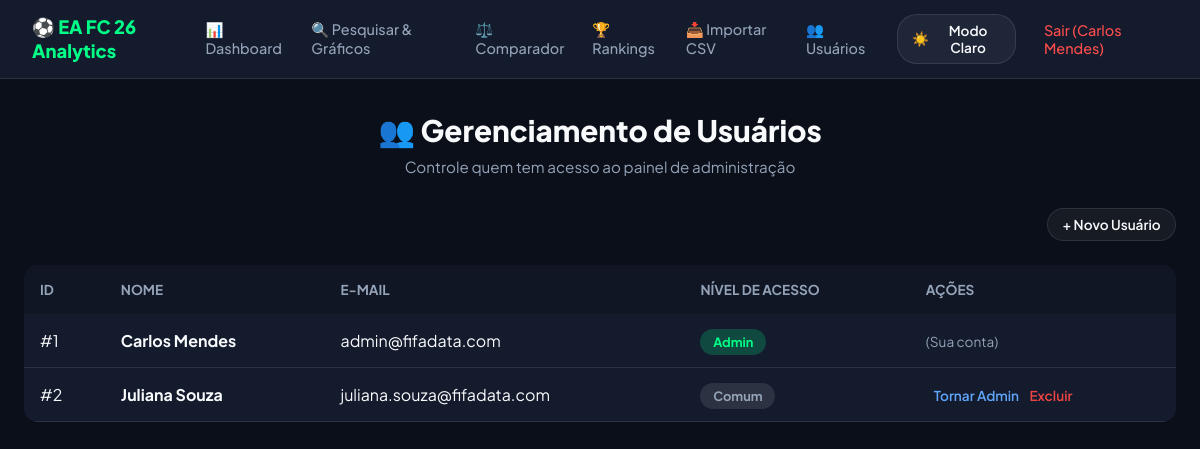
Screenshot of /sitefifa/usuarios.php (signed in) with the database file from the repository.
### tables this page shows
CREATE TABLE `usuario` (
  `id_usuario` int(11) NOT NULL,
  `tipo_usuario` varchar(20) NOT NULL,
  `senha` varchar(255) NOT NULL,
  `email` varchar(150) NOT NULL,
  `nome` varchar(100) NOT NULL
);

### sitefifa/usuarios.php (the view, shortened to what this page needs)
<?php
require_once "conexao.php";
$resultado = $conn->query("SELECT id_usuario, nome, email, tipo_usuario FROM USUARIO ORDER BY id_usuario ASC");
?>
<!DOCTYPE html>
<html lang="pt-BR">
<head>
    <link rel="stylesheet" href="style.css">
</head>
<body>
    <?php require_once "navbar.php"; ?>
    <div class="container">
        <div class="header">
            <h2>👥 Gerenciamento de Usuários</h2>
            <p>Controle quem tem acesso ao painel de administração</p>
        </div>
        <div style="display: flex; justify-content: flex-end;">
            <a href="cadastro.php" class="theme-toggle-btn" style="text-decoration: none;">+ Novo Usuário</a>
        </div>
        <table class="tabela-usuarios">
            <thead>
                <tr>
                    <th>ID</th>
                    <th>Nome</th>
                    <th>E-mail</th>
                    <th>Nível de Acesso</th>
                    <th>Ações</th>
                </tr>
            </thead>
            <tbody>
                <?php while ($u = $resultado->fetch_assoc()): ?>
                    <tr>
                        <td>#<?= $u['id_usuario'] ?></td>
                        <td><strong><?= htmlspecialchars($u['nome']) ?></strong></td>
                        <td><?= htmlspecialchars($u['email']) ?></td>
                        <td>
                            <span class="badge-role <?= strtolower($u['tipo_usuario']) === 'admin' ? 'badge-admin' : 'badge-comum' ?>">
                                <?= htmlspecialchars($u['tipo_usuario']) ?>
                            </span>
                        </td>
                        <td>
                            <?php if ($u['id_usuario'] != $_SESSION['usuario_id']): ?>
                                <?php $novoP = strtolower($u['tipo_usuario']) === 'admin' ? 'Comum' : 'Admin'; ?>
                                <a href="?mudar_perfil=<?= $u['id_usuario'] ?>&novo_perfil=<?= $novoP ?>" class="btn-acao" style="color: var(--primary-cyan);">
                                    Tornar <?= $novoP ?>
                                </a>
                                <a href="?excluir=<?= $u['id_usuario'] ?>" class="btn-acao" onclick="return confirm('Tem certeza que deseja remover este usuário?');">
                                    Excluir
                                </a>
                            <?php else: ?>
                                <span style="color: var(--text-muted); font-size: 0.85rem;">(Sua conta)</span>
                            <?php endif; ?>
                        </td>
                    </tr>
                <?php endwhile; ?>
            </tbody>
        </table>
    </div>
</body>
</html>

### sitefifa/style.css (style rules this page uses)
:root { --bg-main: #0b0f19; --bg-card: rgba(22, 30, 49, 0.85); --bg-input: #111827; --border-color: rgba(255, 255, 255, 0.1); --border-focus: #00ff87; --primary-green: #00ff87; --primary-cyan: #60a5fa; --text-main: #f8fafc; --text-muted: #94a3b8; --alert-success-bg: rgba(16, 185, 129, 0.15); --alert-success-border: #10b981; --alert-success-text: #34d399; --alert-error-bg: rgba(239, 68, 68, 0.15); --alert-error-border: #ef4444; --alert-error-text: #f87171; --radius-sm: 8px; --radius-md: 14px; --radius-lg: 20px; --shadow-glow: 0 0 25px rgba(0, 255, 135, 0.2); }
* { margin: 0; padding: 0; box-sizing: border-box; font-family: 'Plus Jakarta Sans', -apple-system, sans-serif; }
body { margin: 0; padding: 0; width: 100%; min-height: 100vh; background-color: var(--bg-main); color: var(--text-main); transition: background-color 0.3s, color 0.3s; }
.theme-toggle-btn { display: flex; align-items: center; gap: 0.4rem; background: rgba(255, 255, 255, 0.05); border: 1px solid var(--border-color); color: var(--text-main); padding: 0.45rem 0.9rem; border-radius: 20px; font-size: 0.85rem; font-weight: 600; cursor: pointer; transition: all 0.25s ease; }
.container { width: 100%; max-width: 1200px; margin: 0 auto 2rem auto; padding: 0 1.5rem; }
.header { text-align: center; margin-bottom: 2rem; }
.header h1, .header h2 { font-size: 1.85rem; font-weight: 800; margin-bottom: 0.5rem; }
.header p { color: var(--text-muted); font-size: 0.95rem; }

### sitefifa/usuarios.php (style rules this page uses)
.tabela-usuarios { width: 100%; border-collapse: collapse; background: var(--bg-card); border-radius: var(--radius-md); overflow: hidden; margin-top: 1.5rem; }
.tabela-usuarios th { background: rgba(0, 0, 0, 0.2); color: var(--text-muted); padding: 1rem; text-align: left; font-size: 0.85rem; text-transform: uppercase; }
.tabela-usuarios td { padding: 1rem; border-bottom: 1px solid var(--border-color); }
.badge-role { padding: 0.3rem 0.8rem; border-radius: 20px; font-size: 0.8rem; font-weight: 700; }
.badge-admin { background: rgba(0, 255, 135, 0.2); color: var(--primary-green); }
.badge-comum { background: rgba(255, 255, 255, 0.1); color: var(--text-muted); }
.btn-acao { color: #ef4444; text-decoration: none; font-weight: 600; font-size: 0.85rem; margin-left: 0.5rem; }

### rows the page displays
usuario: id_usuario "1", nome "Carlos Mendes", email "admin@fifadata.com", tipo_usuario "Admin", shows "(Sua conta)"
usuario: id_usuario "2", nome "Juliana Souza", email "juliana.souza@fifadata.com", tipo_usuario "Comum", tipo_usuario "Admin"

### other values shown
$nomeUser "Carlos Mendes"
